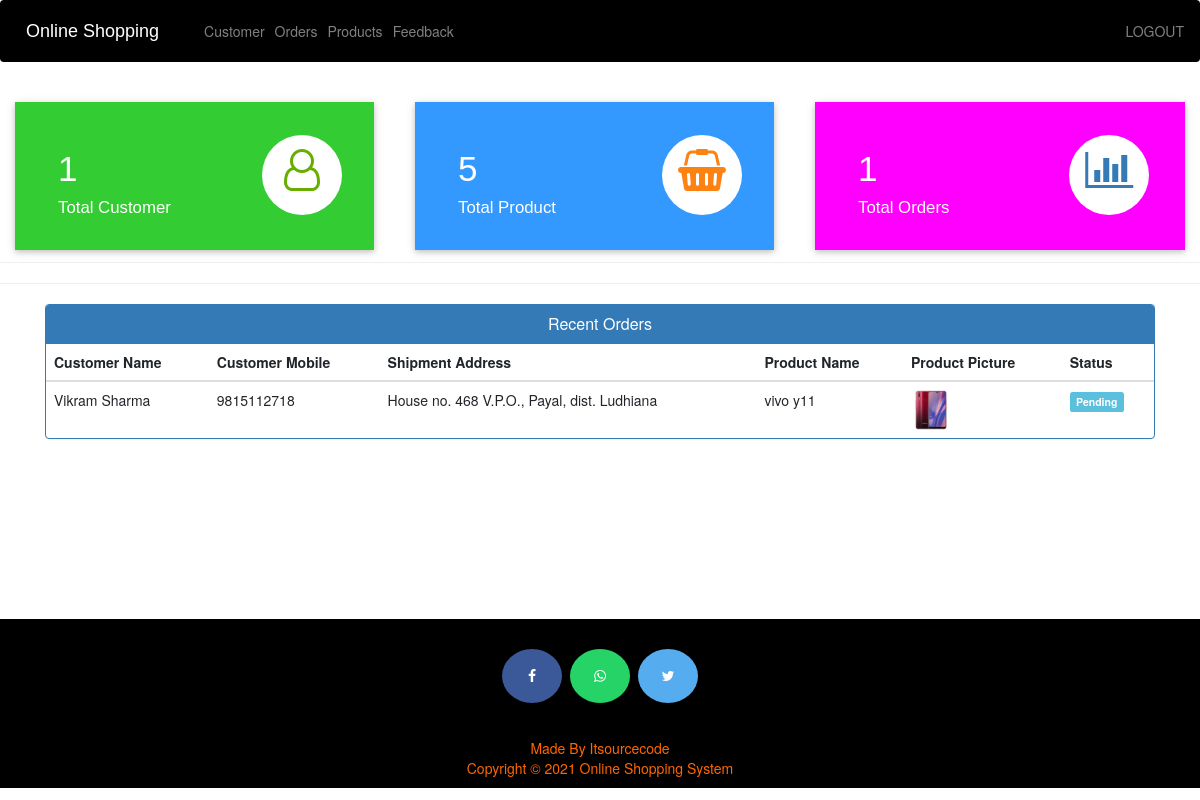
The app's page /moderator-dashboard (signed in) with its own data.
### ecom/models.py (models this page shows, shortened)
class Customer(models.Model):
    user=models.OneToOneField(User,on_delete=models.CASCADE)
    profile_pic= models.ImageField(upload_to='profile_pic/CustomerProfilePic/',null=True,blank=True)
    address = models.CharField(max_length=40)
    mobile = models.CharField(max_length=20,null=False)
    @property
    def get_name(self):
        return self.user.first_name+" "+self.user.last_name

class Orders(models.Model):
    STATUS =(
        ('Pending','Pending'),
        ('Order Confirmed','Order Confirmed'),
        ('Out for Delivery','Out for Delivery'),
        ('Delivered','Delivered'),
    )
    customer=models.ForeignKey('Customer', on_delete=models.CASCADE,null=True)
    product=models.ForeignKey('Product',on_delete=models.CASCADE,null=True)
    email = models.CharField(max_length=50,null=True)
    address = models.CharField(max_length=500,null=True)
    mobile = models.CharField(max_length=20,null=True)
    order_date= models.DateField(auto_now_add=True,null=True)
    status=models.CharField(max_length=50,null=True,choices=STATUS)

class Product(models.Model):
    name=models.CharField(max_length=40)
    city=models.CharField(max_length=40)
    product_image= models.ImageField(upload_to='product_image/',null=True,blank=True)
    price = models.PositiveIntegerField()
    description=models.CharField(max_length=40)

### ecom/views.py (the view)
# urls.py: path('moderator-dashboard', views.moderator_dashboard_view,name='moderator-dashboard'),
@login_required(login_url='moderatorlogin')
def moderator_dashboard_view(request):
    customercount=models.Customer.objects.all().count()
    productcount=models.Product.objects.all().count()
    ordercount=models.Orders.objects.all().count()
    orders=models.Orders.objects.all()
    ordered_products=[]
    ordered_bys=[]
    for order in orders:
        ordered_product=models.Product.objects.all().filter(id=order.product.id)
        ordered_by=models.Customer.objects.all().filter(id = order.customer.id)
        ordered_products.append(ordered_product)
        ordered_bys.append(ordered_by)
    mydict={
    'customercount':customercount,
    'productcount':productcount,
    'ordercount':ordercount,
    'data':zip(ordered_products,ordered_bys,orders),
    }
    return render(request,'ecom/moderator_dashboard.html',context=mydict)

### templates/ecom/moderator_dashboard.html
{% extends 'ecom/moderator_base.html' %}
{% load static %}
{% block content %}
<br>
{%include 'ecom/moderator_dashboard_cards.html'%}
<br><br><br><br><br>
<hr><hr>
<div class="container" >
    <div class="panel panel-primary" >
      <div class="panel-heading" style="text-align:center;">
        <h6 class="panel-title">Recent Orders</h6>
      </div>
      <table class="table table-hover" id="dev-table">
        <thead>
          <tr>
            <th>Customer Name</th>
            <th>Customer Mobile</th>
            <th>Shipment Address</th>
            <th>Product Name</th>
            <th>Product Picture</th>
            <th>Status</th>
          </tr>
        </thead>
        {% for product,customer,order in data %}
        <tr>
          {% for c in customer %}
          <td> {{c.get_name}}</td>
          <td>{{c.mobile}}</td>
          <td>{{order.address}}</td>
          {% endfor %}
          {% for p in product %}
          <td> {{p.name}}</td>
          <td> <img src="{% static p.product_image.url %}" alt="Profile Pic" height="40px" width="40px" /></td>
          {% if order.status == 'Pending'%}
          <td> <span class="label label-info">{{order.status}}</span></td>
          {% elif order.status == 'Delivered' %}
          <td> <span class="label label-success">{{order.status}}</span></td>
          {% elif order.status == 'Out for Delivery' %}
          <td> <span class="label label-warning">{{order.status}}</span></td>
          {%else%}
            <td> <span class="label label-primary">{{order.status}}</span></td>
          {%endif%}
          {% endfor %}
        </tr>
        {% endfor %}
      </table>
  </div>
</div>
{% endblock content %}

### records on screen
Orders: address "House no. 468 V.P.O., Payal, dist. Ludhiana", status "Pending"
Customer: get_name "Vikram Sharma", mobile "9815112718"
Product: name "vivo y11", product_image (picture)

### other values on screen
{{ customercount }} "1"
{{ productcount }} "5"
{{ ordercount }} "1"
